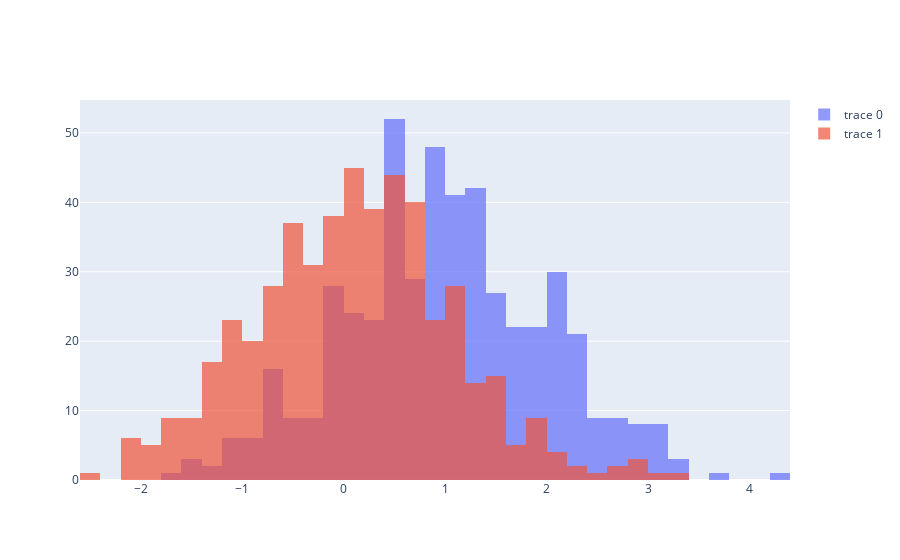

The cell this chart's notebook holds for it:
### Code cell
fig.update_layout(barmode='overlay')
fig.update_traces(opacity = 0.7)

### Figure 1 — Plotly figure (JSON) as saved in the notebook; plotly's stock layout.template omitted (floating-point values rounded to 4 significant figures; data arrays with more than 128 entries replaced by an {"elided": "..."} marker saying what was removed)
{"data": [{"opacity": 0.7, "type": "histogram", "x": {"elided": "500 float values"}}, {"opacity": 0.7, "type": "histogram", "x": {"elided": "500 float values"}}], "layout": {"barmode": "overlay"}}
